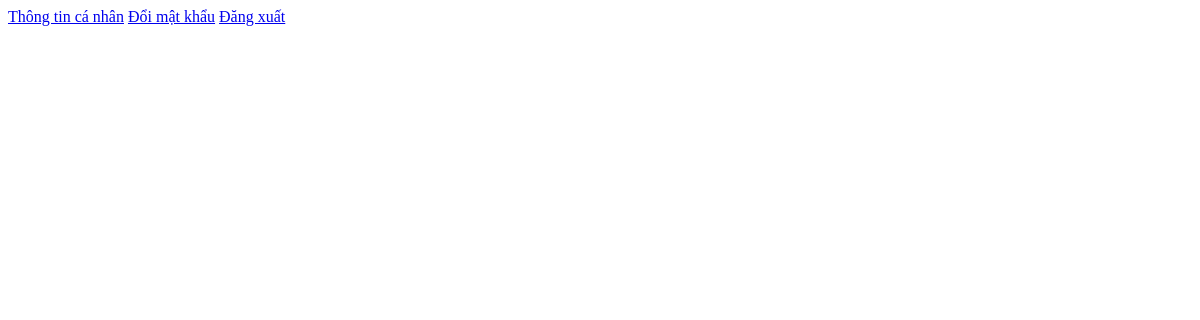
/student/home/2/, run on an earlier commit of the app's database.
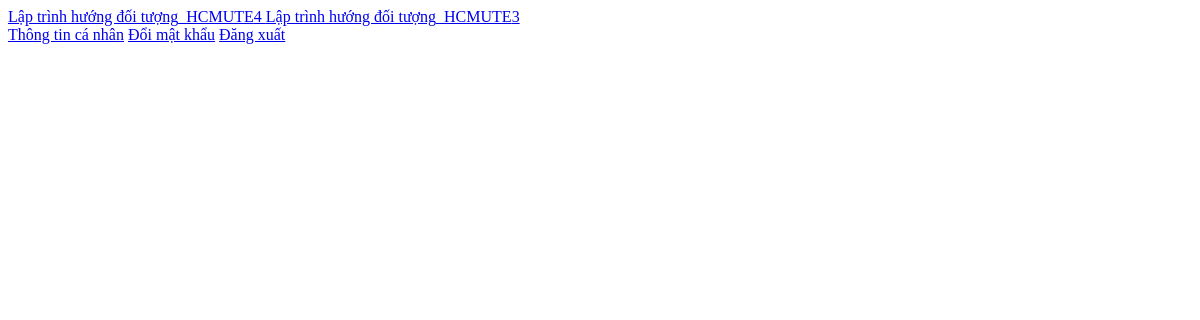
And on a later commit of the database.
### main_site/models.py (models this page shows, shortened)
class Class(models.Model):
    term = models.ForeignKey(Term, on_delete=models.SET_NULL, null=True)
    lecturer = models.ForeignKey(Lecturer, on_delete=models.SET_NULL, null=True)
    subject = models.ForeignKey(Subject, on_delete=models.SET_NULL, null=True)
    start_day = models.DateField()
    start_time = models.TimeField(null=True)
    end_time = models.TimeField(null=True)
    sessions_number = models.IntegerField()

class Subject(models.Model):
    dean = models.ForeignKey(Lecturer, on_delete=models.SET_NULL, null=True)
    name = models.CharField(max_length=100, unique=True)
    credits = models.IntegerField()

### main_site/views.py (the view)
# urls.py: path('student/home/<int:student_id>/', views.home_student, name='home_student'),
def home_student(request, student_id):
    context = {}
    student = Student.objects.filter(id=student_id).first()
    context['student'] = student
    class_students = Class_Student.objects.filter(student=student)
    classes = [cs.class_obj for cs in class_students]
    context['classes'] = classes
    return render(request, 'student/home.html', context)

### main_site/templates/student/home.html (shortened to what this page needs)
{% extends "base/base.html" %}
{% block content %}
<div class="classes-link-container">
    {% for class_obj in classes %}
        <a href="{% url 'get_class_information_student' class_obj.id student.id %}">
            {{ class_obj.subject.name }}_HCMUTE{{ class_obj.id }}
        </a>
    {% endfor %}
</div>
<a href="{% url 'get_information_student' student.id %}">Thông tin cá nhân</a>
<a href="{% url 'get_change_password_student' student.id %}">Đổi mật khẩu</a>
<a href="{% url 'get_login_student' %}">Đăng xuất</a>
{% endblock content %}

What changed in the data, as far as the page shows it:
added Class: subject.name "Lập trình hướng đối tượng", id "4"
added Class: subject.name "Lập trình hướng đối tượng", id "3"
